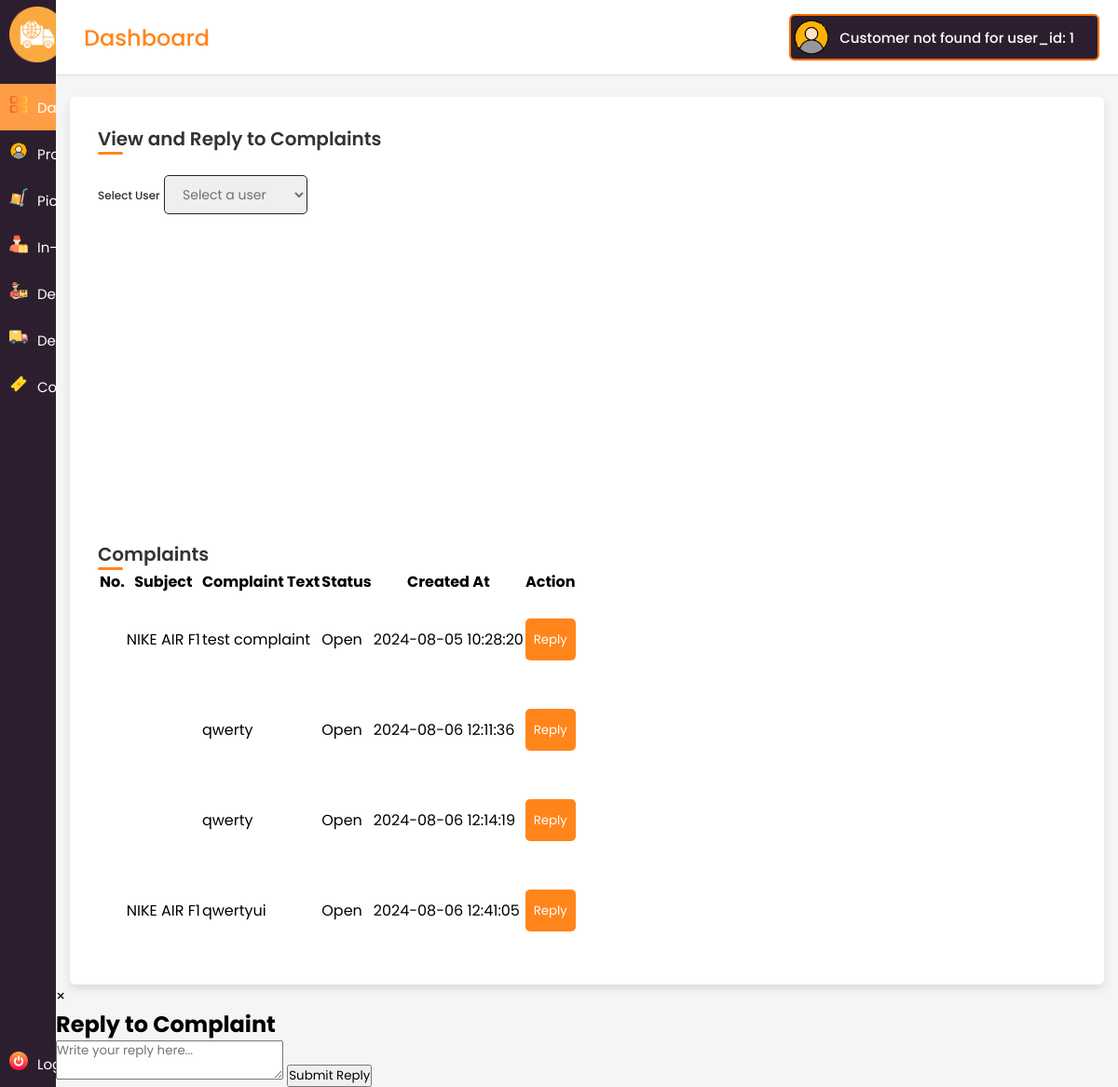
The app's page /main/courier/view_complaints.php?user_id=1 (signed in) with its own data.
### tables this page shows
CREATE TABLE `complaints` (
  `id` int(11) NOT NULL,
  `customer_id` int(11) DEFAULT NULL,
  `consignment_id` int(11) DEFAULT NULL,
  `complaint_text` text DEFAULT NULL,
  `status` varchar(50) DEFAULT 'Open',
  `created_at` timestamp NOT NULL DEFAULT current_timestamp(),
  `updated_at` timestamp NOT NULL DEFAULT current_timestamp() ON UPDATE current_timestamp()
);

CREATE TABLE `packages` (
  `id` int(11) NOT NULL,
  `customer_id` int(11) NOT NULL,
  `product_name` varchar(100) DEFAULT NULL,
  `description` varchar(250) DEFAULT NULL,
  `weight` decimal(10,2) DEFAULT NULL,
  `dimensions` varchar(100) DEFAULT NULL,
  `value` varchar(100) DEFAULT NULL,
  `status` varchar(50) DEFAULT 'Pending',
  `created_at` timestamp NOT NULL DEFAULT current_timestamp(),
  `updated_at` timestamp NOT NULL DEFAULT current_timestamp() ON UPDATE current_timestamp()
);

### main/courier/includes/functions.php (called while the page is built, shortened)
<?php
if (isset($_SESSION['user_id'])) {
function getPackageInfo($package_id, $conn) {
  $sql = "SELECT * FROM packages WHERE id = '$package_id'";
  $result = mysqli_query($conn, $sql);
  if ($result && mysqli_num_rows($result) > 0) {
      return mysqli_fetch_assoc($result);
  }
  return null;
}
} else {
  echo '<script>alert("No account found logged in.");</script>';
  header("Location: ../../");
}

### main/courier/view_complaints.php (the view, shortened to what this page needs)
<?php
include('includes/header.php');
$complaintsResult = [];
if (isset($_GET['user_id'])) {
    $userId = $_GET['user_id'];
    $complaintsSql = "SELECT * FROM complaints WHERE customer_id = ?";
    $complaintsStmt = $conn->prepare($complaintsSql);
    if ($complaintsStmt) {
        $complaintsStmt->bind_param("i", $userId);
        $complaintsStmt->execute();
        $complaintsResult = $complaintsStmt->get_result();
    } else {
        die("Error preparing SQL statement for complaints.");
    }
}
?>
<div class="container">
    <header>View and Reply to Complaints</header>
    <form action="view_complaints.php" method="GET">
        <div class="form">
            <div class="input-field">
                <label>Select User</label>
                <select name="user_id" onchange="this.form.submit()" required>
                    <option value="" disabled selected>Select a user</option>
                </select>
            </div>
        </div>
    </form>
    <?php if (isset($_GET['user_id']) && $complaintsResult->num_rows > 0): ?>
        <div class="complaints-list">
            <header>Complaints</header>
            <table>
                <thead>
                    <tr>
                        <th>No.</th>
                        <th>Subject</th>
                        <th>Complaint Text</th>
                        <th>Status</th>
                        <th>Created At</th>
                        <th>Action</th>
                    </tr>
                </thead>
                <tbody>
                    <?php
                    $i=1;
                    while ($row = $complaintsResult->fetch_assoc()): ?>
                        <tr>
                            <td><?php $i++; ?></td>
                            <td><?php
                             $consignment = $row['consignment_id'];
                             $sqlConsignment =
                             "SELECT * FROM consignments WHERE consignment_id = '$consignment'";
                             $consignmentResult = $conn->query($sqlConsignment);
                             $consignmentRow = $consignmentResult->fetch_assoc();
                             $nameConsignment = getPackageInfo($consignmentRow['package_id'], $conn);
                             echo $nameConsignment['product_name'];
                             ?></td>
                            <td><?php echo htmlspecialchars($row['complaint_text']); ?></td>
                            <td><?php echo htmlspecialchars($row['status']); ?></td>
                            <td><?php echo htmlspecialchars($row['created_at']); ?></td>
                            <td>
                                <?php if ($row['status'] === 'Open'): ?>
                                    <button class="backBtn" data-id="<?php echo htmlspecialchars($row['id']); ?>"><span class="btnText">
                                        Reply
                                </span>
                                    </button>
                                <?php else: ?>
                                    <span>Replied</span>
                                <?php endif; ?>
                            </td>
                        </tr>
                    <?php endwhile; ?>
                </tbody>
            </table>
        </div>
    <?php elseif (isset($_GET['user_id'])): ?>
        <p>No complaints found for this user.</p>
    <?php endif; ?>
</div>
<div id="replyModal" class="modal">
    <div class="modal-content">
        <span class="close">&times;</span>
        <h2>Reply to Complaint</h2>
        <form id="replyForm" action="view_complaints.php" method="POST">
            <textarea name="reply_text" placeholder="Write your reply here..." required></textarea>
            <button type="submit" name="reply">Submit Reply</button>
        </form>
    </div>
</div>
<?php include('includes/footer.php'); ?>

### main/courier/assets/css/style.css (style rules this page uses)
:root { --white-color: #ffffff; --custom-gray-color: #d5d5d5; --dark-purple: #2D1E2F; --custom-primary-color: #ff851b; --custom-primary-hover-color: #FF9D47; --custom-text-color: #F57200; --text-dark: #000; --danger: #fa0808; --danger-hover: #f82b2b; --success: #015012; }
* { margin: 0; padding: 0; box-sizing: border-box; font-family: 'Poppins', sans-serif; }
body { min-height: 100%; }
.container { position: relative; width: auto; border-radius: 6px; padding: 30px; margin: 0 15px; background-color: var(--white-color); box-shadow: 0 5px 10px rgba(0,0,0,0.1); }
.container header { position: relative; font-size: 20px; font-weight: 600; color: #333; }
.container header::before { content: ""; position: absolute; left: 0; bottom: -2px; height: 3px; width: 27px; border-radius: 8px; background-color: var(--custom-primary-color); }
.container form { position: relative; margin-top: 16px; min-height: 50vh; background-color: var(--white-color); overflow: auto; }
.container form .form { background-color: #fff; transition: 0.3s ease; }
.input-field label { font-size: 12px; font-weight: 500; color: #2e2e2e; }
.input-field input, select { outline: none; font-size: 14px; font-weight: 400; color: var(--text-dark); border-radius: 5px; border: 1px solid var(--dark-purple); padding: 0 15px; height: 42px; margin: 8px 0; width: auto; }
.input-field select, .input-field input[type="date"] { color: #707070; }
.container form button, .backBtn { display: flex; align-items: center; justify-content: center; height: 45px; max-width: 200px; width: 100%; border: none; outline: none; color: var(--white-color); border-radius: 5px; margin: 25px 0; background-color: var(--custom-primary-color); transition: all 0.3s linear; cursor: pointer; }
form .buttons button , .backBtn { margin-right: 14px; }

### records on screen
complaints: consignment.product_name "NIKE AIR F1", complaint_text "test complaint", status "Open", created_at "2024-08-05 10:28:20"
complaints: complaint_text "qwerty", status "Open", created_at "2024-08-06 12:11:36"
complaints: complaint_text "qwerty", status "Open", created_at "2024-08-06 12:14:19"
complaints: consignment.product_name "NIKE AIR F1", complaint_text "qwertyui", status "Open", created_at "2024-08-06 12:41:05"

### other values on screen
$user_id "1"
